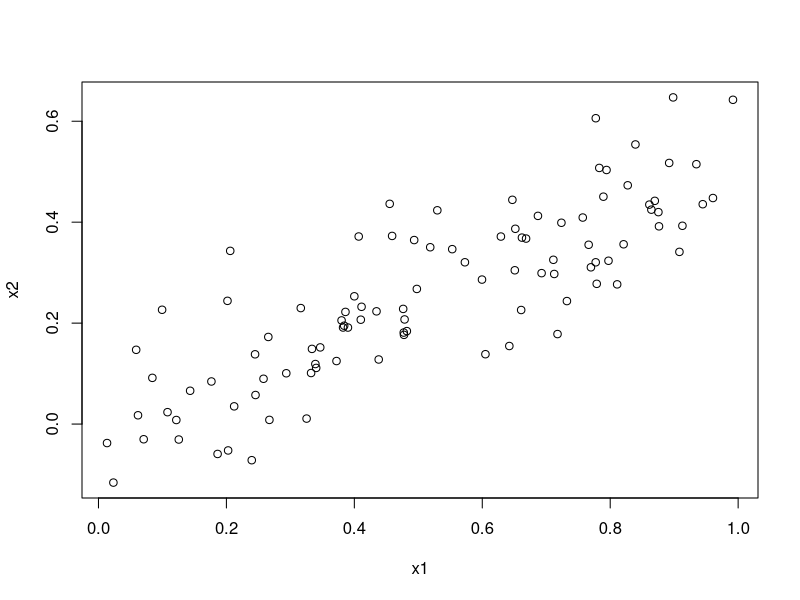
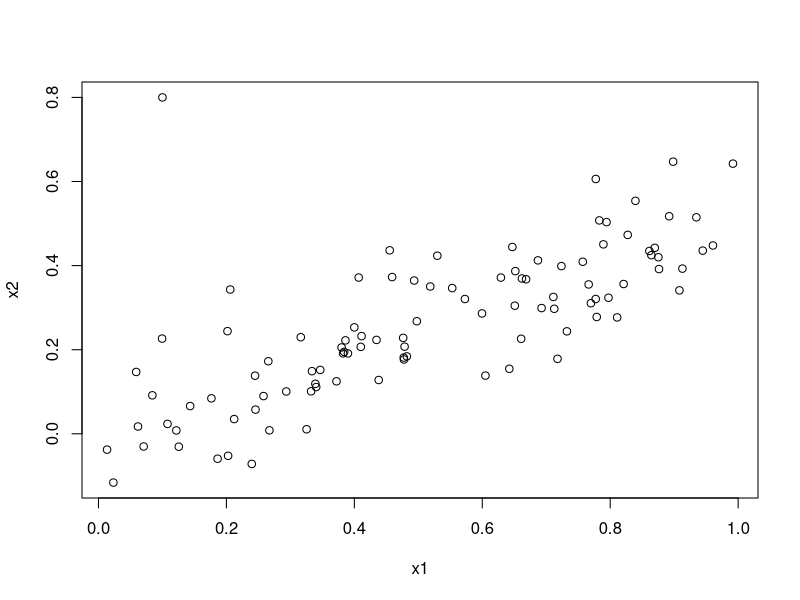
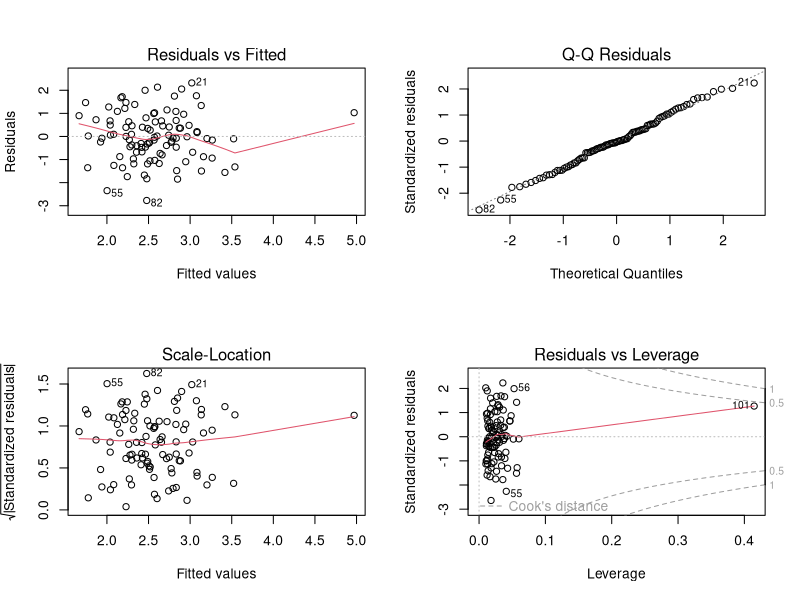
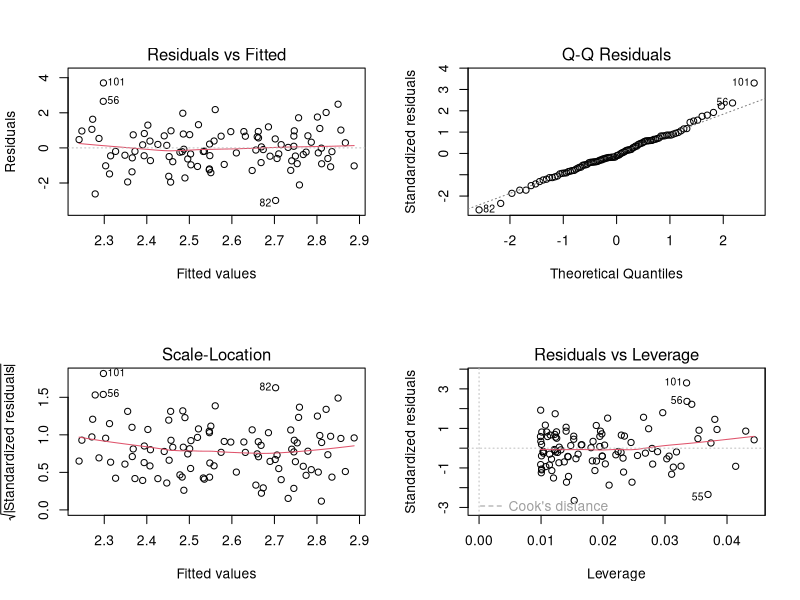
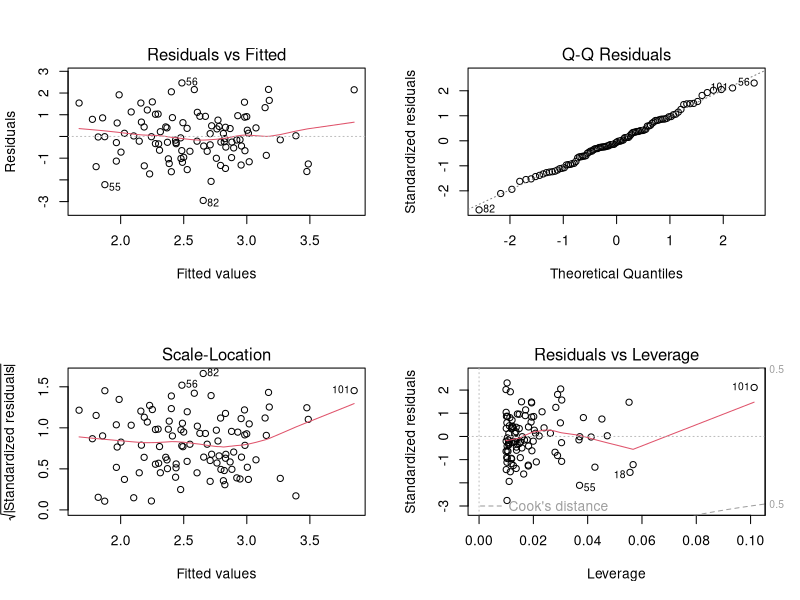

Write the R code that produced these figures, in order.
## ---- chunk 1
knitr::opts_chunk$set(echo = TRUE)
## ---- chunk 2
set.seed(1)
x1 <- runif(100)
x2 <- 0.5 * x1 + rnorm(100) / 10
y <- 2 + 2 * x2 + rnorm(100)
## ---- chunk 3
cor(x1, x2)
## ---- chunk 4
plot(x1, x2)
## ---- chunk 5
lm.fit <- lm(y ~ x1 + x2)
summary(lm.fit)
## ---- chunk 6
lm.fit.x1<- lm(y ~ x1)
summary(lm.fit.x1)
## ---- chunk 7
lm.fit.x2 <- lm(y ~ x2)
summary(lm.fit.x2)
## ---- chunk 8
x1 <- c(x1, 0.1)
x2 <- c(x2, 0.8)
y <- c(y, 6)
## ---- chunk 9
cor(x1, x2)
plot(x1, x2)
## ---- chunk 10
lm.fit2 <- lm(y ~ x1 + x2)
summary(lm.fit2)
par(mfrow = c(2, 2))
plot(lm.fit2)
## ---- chunk 11
lm.fit3 <- lm(y ~ x1)
summary(lm.fit3)
par(mfrow = c(2, 2))
plot(lm.fit3)
## ---- chunk 12
lm.fit4 <- lm(y ~ x2)
summary(lm.fit4)
par(mfrow = c(2, 2))
plot(lm.fit4)
## ---- chunk 13
library(car)
## ---- chunk 14
vif(lm.fit)
## ---- chunk 15
vif(lm.fit2)
